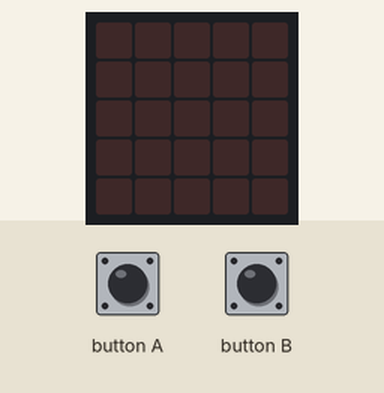
This program was run on a simulated BBC micro:bit (MakeCode). Shown: the board's 5×5 LED display. Inputs (shaded band) come from the test bench.

Above: at 1.2 s.
1.3 s: button A pressed for 0.15 s
At 2.0 s:
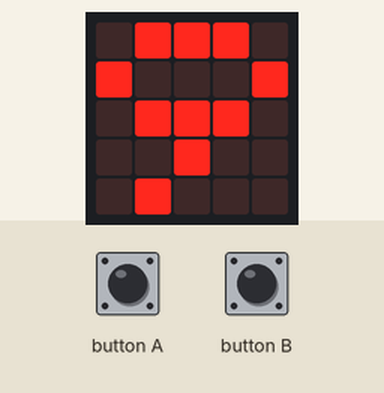
4.4 s: button B pressed for 0.15 s
At 7.3 s:
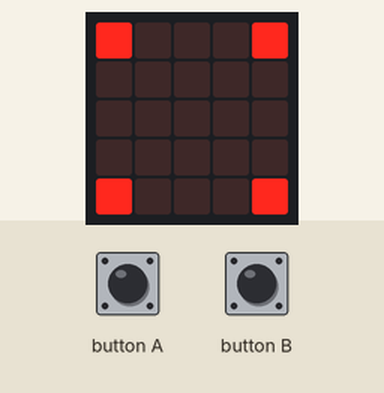
7.5 s: button A pressed for 0.15 s
At 15.35 s:
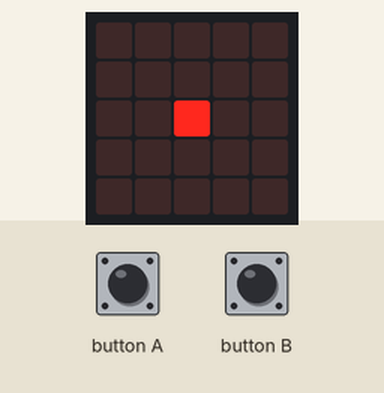
Timing chart, 0 to 16.9 s (numbered marks = the images above; inputs shaded):
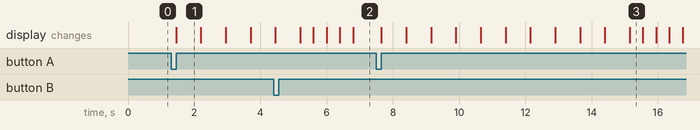

The program:

main.ts
```typescript
let number = 0
input.onButtonPressed(Button.A, function () {
    number = 9
    basic.showNumber(number)
    while (number > 0) {
        number += -1
        basic.showNumber(number)
    }
    basic.showLeds(`
        . . . . .
        . . . . .
        . . # . .
        . . . . .
        . . . . .
        `)
    basic.showLeds(`
        . . . . .
        . . # . .
        . # . # .
        . . # . .
        . . . . .
        `)
    basic.showLeds(`
        . . # . .
        . # . # .
        # . . . #
        . # . # .
        . . # . .
        `)
    basic.showLeds(`
        . # . # .
        # . . . #
        . . . . .
        # . . . #
        . # . # .
        `)
    basic.showLeds(`
        # . . . #
        . . . . .
        . . . . .
        . . . . .
        # . . . #
        `)
})
input.onButtonPressed(Button.B, function () {
    number = 0
})
```

test.ts
```typescript
// 在這裡測試；當此封包作為擴充功能時，將不會編譯此內容。
```

Measured:
- after the input at 1.3 s, the display: changes after 0.15 s (image 1)
- after the input at 4.4 s, the display: first differs from a run without the input after 0.80 s (image 2 shows a later state)
- after the input at 7.5 s, the display: first changes after 0.15 s (image 3 shows a later state)
- what the display in image 1 shows lasts 0.7 s, from 1.5 s to 2.2 s
- what the display in image 3 shows lasts 0.4 s, from 15.2 s to 15.6 s
